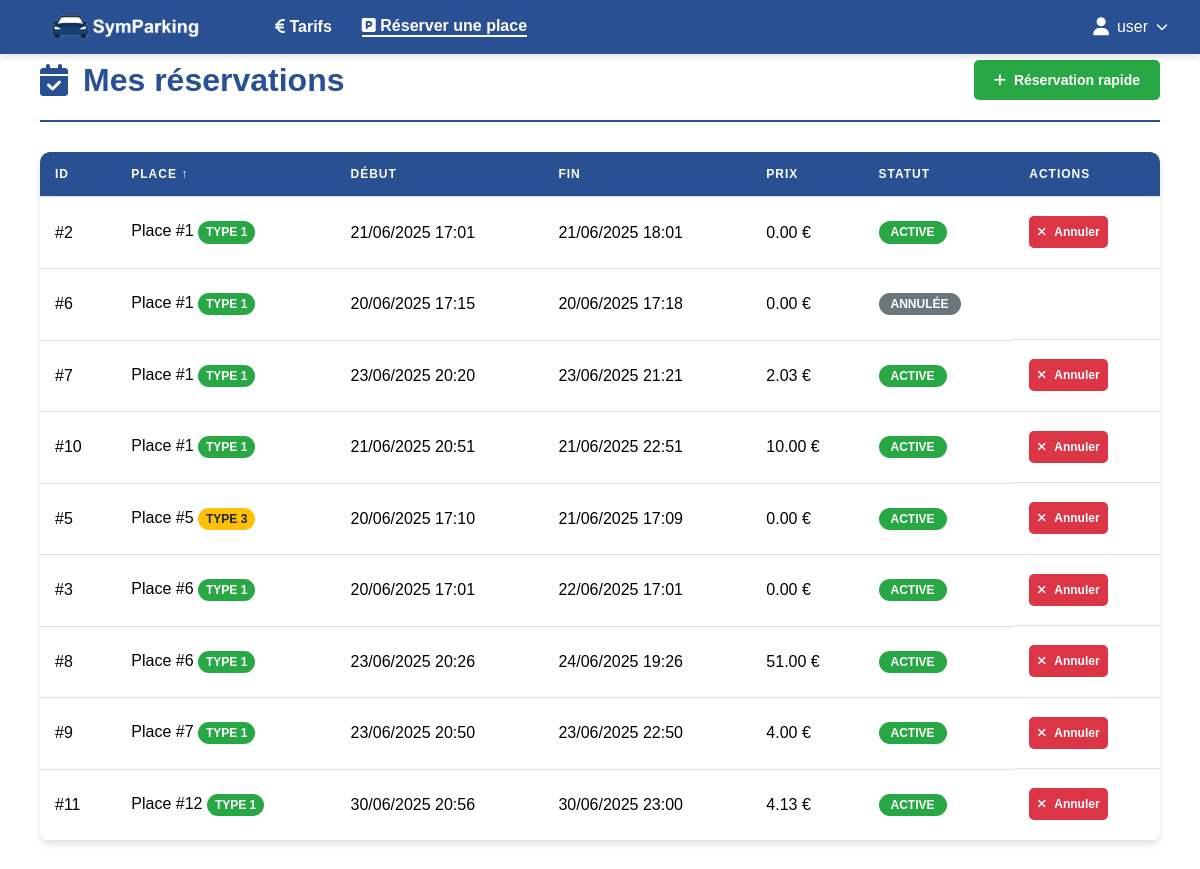
The app's page /index.php?component=booking&sort=spot_id&order=asc (signed in) with its own data.
### tables this page shows
CREATE TABLE IF NOT EXISTS `bookings` (
  `id` int NOT NULL AUTO_INCREMENT,
  `user_id` int DEFAULT NULL,
  `spot_id` int DEFAULT NULL,
  `start_time` datetime DEFAULT NULL,
  `end_time` datetime DEFAULT NULL,
  `total_price` decimal(10,2) NOT NULL DEFAULT '0.00',
  `is_cancelled` tinyint(1) DEFAULT '0',
  PRIMARY KEY (`id`)
);

CREATE TABLE IF NOT EXISTS `parking_spots` (
  `id` int NOT NULL AUTO_INCREMENT,
  `number` int DEFAULT NULL,
  `type` int DEFAULT NULL,
  `is_occupied` tinyint(1) DEFAULT '0',
  PRIMARY KEY (`id`)
);

### Controller/booking.php (called while the page is built, shortened)
<?php
require "Model/booking.php";
require "Model/users.php";
$page = isset($_GET['page']) ? max(1, (int)$_GET['page']) : 1;
$sortBy = $_GET['sort'] ?? 'id';
$sortOrder = $_GET['order'] ?? 'desc';
$currentUserId = getCurrentUserId($pdo);
$userId = isAdmin() ? null : $currentUserId;
$bookings = getBookings($pdo, $page, $sortBy, $sortOrder, $userId);
require "View/booking.php";

### Includes/functions.php (called while the page is built, shortened)
<?php
if (!function_exists('isAdmin')) {
    function isAdmin(): bool {
        return isset($_SESSION['auth']) && $_SESSION['auth'] && ($_SESSION['role'] ?? 1) === 2;
    }
}

### Model/users.php (called while the page is built, shortened)
<?php
function getCurrentUserId(PDO $pdo): int|null {
    $fullName = $_SESSION['username'];
    $query = "SELECT id FROM users WHERE CONCAT(first_name, ' ', last_name) = :full_name";
    $res = $pdo->prepare($query);
    $res->bindParam(':full_name', $fullName);
    $res->execute();
    $result = $res->fetch(PDO::FETCH_ASSOC);
    return $result ? (int)$result['id'] : null;
}

### Model/booking.php (called while the page is built, shortened)
<?php
function getBookings(PDO $pdo, int $page = 1, string $sortBy = 'id', string $sortOrder = 'desc', int $userId = null): array {
    $limit = 10;
    $offset = ($page - 1) * $limit;
    $allowedColumns = ['id', 'user_id', 'spot_id', 'start_time', 'end_time', 'total_price', 'is_cancelled'];
    $allowedOrders = ['asc', 'desc'];
    $whereClause = '';
    $params = [];
    $query = "
        SELECT b.*,
               CONCAT(u.first_name, ' ', u.last_name) as user_name,
               CONCAT('Place #', ps.number) as spot_label,
               ps.type as spot_type
        FROM bookings b
        LEFT JOIN users u ON b.user_id = u.id
        LEFT JOIN parking_spots ps ON b.spot_id = ps.id
        {$whereClause}
        ORDER BY {$sortBy} {$sortOrder}
        LIMIT :limit OFFSET :offset
    ";
    $res = $pdo->prepare($query);
    $res->bindValue(':limit', $limit, PDO::PARAM_INT);
    $res->bindValue(':offset', $offset, PDO::PARAM_INT);
    $res->execute();
    return $res->fetchAll(PDO::FETCH_ASSOC);
}

### View/booking.php (the view, shortened to what this page needs)
<div class="with-navbar">
    <div class="pricing-container">
        <div class="pricing-header">
            <h1>
                <i class="fas fa-calendar-check"></i>
                <?= isAdmin() ? 'Gestion des réservations' : 'Mes réservations' ?>
            </h1>
            <div class="header-actions">
                <button id="toggle-form-btn" class="btn btn-success" onclick="toggleQuickForm()">
                    <i class="fas fa-plus"></i> Réservation rapide
                </button>
            </div>
        </div>
        <div class="users-table-container">
            <?php if (empty($bookings)): ?>
                <div class="no-data">
                    <i class="fas fa-calendar-times" style="font-size: 48px; color: #6c757d; margin-bottom: 20px;"></i>
                    <p><?= isAdmin() ? 'Aucune réservation trouvée' : 'Vous n\'avez pas encore de réservation' ?></p>
                    <button class="btn btn-primary" onclick="toggleQuickForm()">
                        <i class="fas fa-plus"></i> Créer une réservation
                    </button>
                </div>
            <?php else: ?>
                <table class="users-table">
                    <thead>
                    <tr>
                        <th>
                            <a href="?component=booking&sort=id&order=<?= $sortBy === 'id' && $sortOrder === 'asc' ? 'desc' : 'asc' ?>" class="sort-header">
                                ID <?= $sortBy === 'id' ? ($sortOrder === 'asc' ? '↑' : '↓') : '' ?>
                            </a>
                        </th>
                        <th>
                            <a href="?component=booking&sort=spot_id&order=<?= $sortBy === 'spot_id' && $sortOrder === 'asc' ? 'desc' : 'asc' ?>" class="sort-header">
                                Place <?= $sortBy === 'spot_id' ? ($sortOrder === 'asc' ? '↑' : '↓') : '' ?>
                            </a>
                        </th>
                        <th>
                            <a href="?component=booking&sort=start_time&order=<?= $sortBy === 'start_time' && $sortOrder === 'asc' ? 'desc' : 'asc' ?>" class="sort-header">
                                Début <?= $sortBy === 'start_time' ? ($sortOrder === 'asc' ? '↑' : '↓') : '' ?>
                            </a>
                        </th>
                        <th>
                            <a href="?component=booking&sort=end_time&order=<?= $sortBy === 'end_time' && $sortOrder === 'asc' ? 'desc' : 'asc' ?>" class="sort-header">
                                Fin <?= $sortBy === 'end_time' ? ($sortOrder === 'asc' ? '↑' : '↓') : '' ?>
                            </a>
                        </th>
                        <th>Prix</th>
                        <th>Statut</th>
                        <th>Actions</th>
                    </tr>
                    </thead>
                    <tbody>
                    <?php foreach ($bookings as $booking): ?>
                        <tr>
                            <td>#<?= $booking['id'] ?></td>
                            <td>
                                <?= htmlspecialchars($booking['spot_label']) ?>
                                <span class="type-badge type-<?= $booking['spot_type'] ?>">
                                        Type <?= $booking['spot_type'] ?>
                                    </span>
                            </td>
                            <td><?= date('d/m/Y H:i', strtotime($booking['start_time'])) ?></td>
                            <td><?= date('d/m/Y H:i', strtotime($booking['end_time'])) ?></td>
                            <td><?= number_format($booking['total_price'], 2) ?> €</td>
                            <td>
                                <?php if ($booking['is_cancelled']): ?>
                                    <span class="status-badge status-inactive">Annulée</span>
                                <?php else: ?>
                                    <span class="status-badge status-active">Active</span>
                                <?php endif; ?>
                            </td>
                            <td class="actions">
                                <?php if (!$booking['is_cancelled']): ?>
                                    <button class="btn btn-sm btn-delete" onclick="cancelBooking(<?= $booking['id'] ?>)">
                                        <i class="fas fa-times"></i> Annuler
                                    </button>
                                <?php endif; ?>
                            </td>
                        </tr>
                    <?php endforeach; ?>
                    </tbody>
                </table>
            <?php endif; ?>
        </div>
    </div>
</div>

### assets/CSS/style.css (style rules this page uses)
body { margin: 0; padding: 0; background-color: #fff; font-family: Arial, sans-serif; min-height: 100vh; }
.btn { display: inline-flex; align-items: center; justify-content: center; gap: 8px; padding: 10px 20px; border: none; border-radius: 5px; text-decoration: none; font-weight: bold; cursor: pointer; transition: all 0.3s ease; font-size: 14px; line-height: 1; box-sizing: border-box; height: 40px; font-family: Arial, sans-serif; }
.btn-sm { padding: 6px 10px; font-size: 12px; height: 32px; min-height: 32px; max-height: 32px; }
.btn-success { background-color: #28a745; color: white; }
.btn-delete { background-color: #dc3545; color: white; }
.sort-header { color: white; text-decoration: none; }
.users-container, .pricing-container { max-width: 1200px; margin: 0 auto; padding: 20px; }
.pricing-container { max-width: 1400px; }
.users-header, .pricing-header, .user-form-header { display: flex; justify-content: space-between; align-items: center; margin-bottom: 30px; padding-bottom: 20px; border-bottom: 2px solid #285093; }
.users-header h1, .pricing-header h1, .user-form-header h1 { color: #285093; margin: 0; font-size: 2rem; display: flex; align-items: center; gap: 15px; }
.header-actions { display: flex; gap: 10px; }
.users-table-container, .rules-table-container { background: white; border-radius: 10px; box-shadow: 0 4px 6px rgba(0, 0, 0, 0.1); overflow: hidden; margin-bottom: 30px; }
.users-table, .rules-table { width: 100%; border-collapse: collapse; }
.users-table thead, .rules-table thead { background-color: #285093; color: white; }
.users-table th, .users-table td, .rules-table th, .rules-table td { padding: 15px; text-align: left; border-bottom: 1px solid #dee2e6; vertical-align: middle; }
.users-table th { font-weight: bold; text-transform: uppercase; font-size: 12px; letter-spacing: 1px; }
.users-table .actions { display: flex; gap: 10px; align-items: center; justify-content: flex-start; height: 40px; padding-bottom: 15.5px !important; padding-top: 15px !important; }
.users-table .actions .btn { height: 32px !important; min-height: 32px !important; max-height: 32px !important; padding: 6px 8px !important; line-height: 1 !important; border: none !important; font-family: Arial, sans-serif !important; font-size: 12px !important; box-sizing: border-box !important; display: inline-flex !important; align-items: center !important; justify-content: center !important; vertical-align: top !important; }
.actions { display: flex; gap: 8px; justify-content: center; }
.role-badge, .status-badge, .type-badge { padding: 4px 12px; border-radius: 20px; font-size: 12px; font-weight: bold; text-transform: uppercase; display: inline-block; line-height: 1.2; }
.type-badge { padding: 4px 8px; border-radius: 12px; color: white; }
.status-active { background-color: #28a745; color: white; }
.status-inactive { background-color: #6c757d; color: white; }
.type-1 { background-color: #28a745; }
.type-3 { background-color: #ffc107; color: #212529; }

### records on screen
bookings: id "2", spot_label "Place #1", parking_spots.type "1", start_time "21/06/2025 17:01", end_time "21/06/2025 18:01", total_price "0.00", is_cancelled "ACTIVE"
bookings: id "6", spot_label "Place #1", parking_spots.type "1", start_time "20/06/2025 17:15", end_time "20/06/2025 17:18", total_price "0.00", is_cancelled "ANNULÉE"
bookings: id "7", spot_label "Place #1", parking_spots.type "1", start_time "23/06/2025 20:20", end_time "23/06/2025 21:21", total_price "2.03", is_cancelled "ACTIVE"
bookings: id "10", spot_label "Place #1", parking_spots.type "1", start_time "21/06/2025 20:51", end_time "21/06/2025 22:51", total_price "10.00", is_cancelled "ACTIVE"
bookings: id "5", spot_label "Place #5", parking_spots.type "3", start_time "20/06/2025 17:10", end_time "21/06/2025 17:09", total_price "0.00", is_cancelled "ACTIVE"
bookings: id "3", spot_label "Place #6", parking_spots.type "1", start_time "20/06/2025 17:01", end_time "22/06/2025 17:01", total_price "0.00", is_cancelled "ACTIVE"
bookings: id "8", spot_label "Place #6", parking_spots.type "1", start_time "23/06/2025 20:26", end_time "24/06/2025 19:26", total_price "51.00", is_cancelled "ACTIVE"
bookings: id "9", spot_label "Place #7", parking_spots.type "1", start_time "23/06/2025 20:50", end_time "23/06/2025 22:50", total_price "4.00", is_cancelled "ACTIVE"
bookings: id "11", spot_label "Place #12", parking_spots.type "1", start_time "30/06/2025 20:56", end_time "30/06/2025 23:00", total_price "4.13", is_cancelled "ACTIVE"

### other values on screen
$_SESSION['username'] "user"
